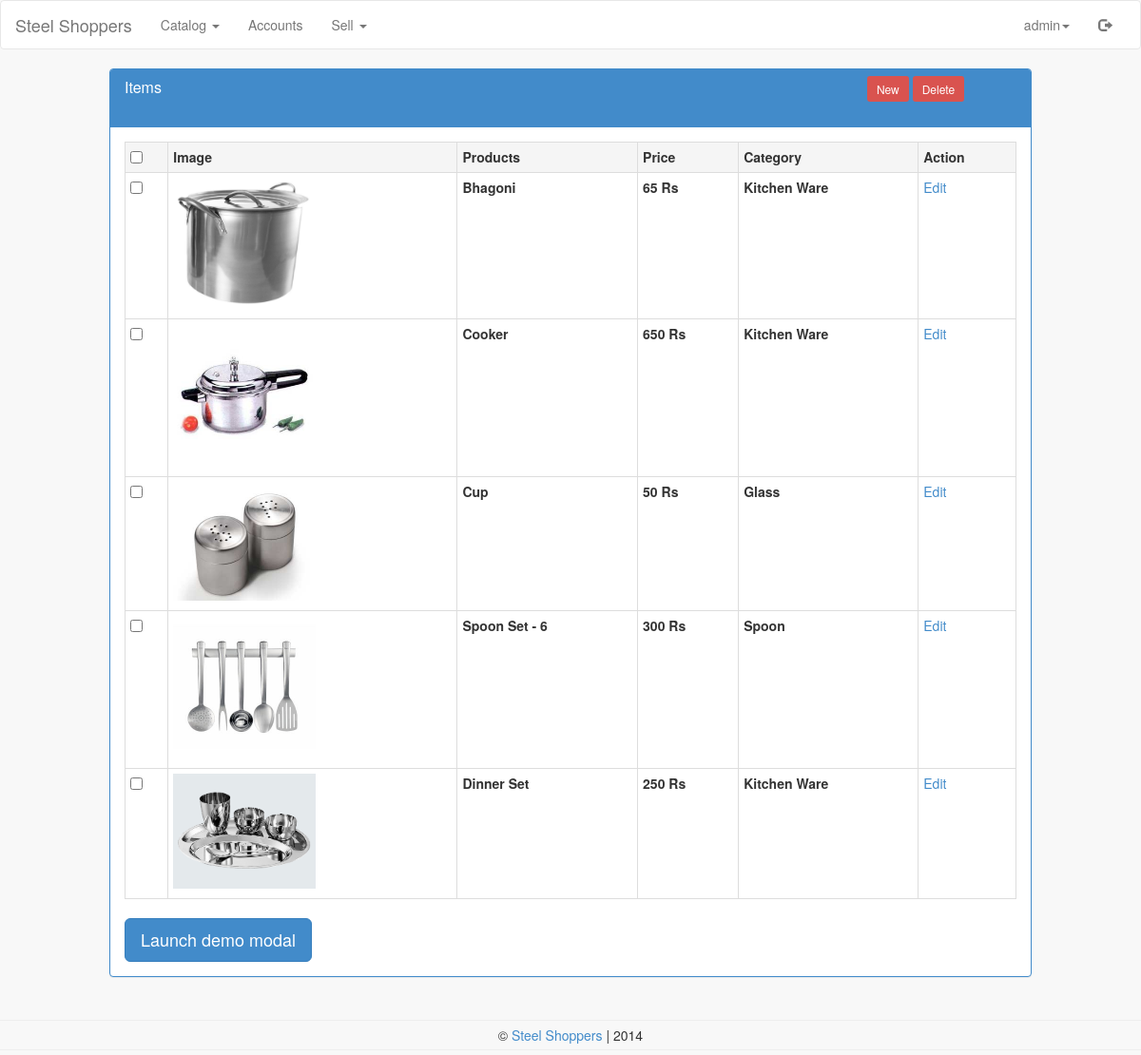
The app's page /admin/item.php (signed in) with its own data.
### tables this page shows
CREATE TABLE IF NOT EXISTS `ss_user` (
  `id` int(11) NOT NULL AUTO_INCREMENT,
  `username` varchar(20) NOT NULL,
  `password` varchar(64) NOT NULL,
  `salt` varchar(32) NOT NULL,
  `name` varchar(50) NOT NULL,
  `joined` datetime NOT NULL,
  `group` varchar(2) NOT NULL,
  `email` varchar(100) NOT NULL,
  `mobile` varchar(15) NOT NULL,
  `address` varchar(1000) NOT NULL,
  PRIMARY KEY (`id`)
);

CREATE TABLE IF NOT EXISTS `ss_item` (
  `id` int(50) NOT NULL AUTO_INCREMENT,
  `name` varchar(500) NOT NULL,
  `price` int(10) NOT NULL,
  `description` varchar(1000) DEFAULT NULL,
  `category` varchar(200) NOT NULL,
  `sub_category` varchar(10) DEFAULT NULL,
  `seller_id` int(10) DEFAULT NULL,
  `image` varchar(250) NOT NULL,
  PRIMARY KEY (`id`)
);

### classes/Config.php (called while the page is built)
<?php
class Config {
    public static function get($path = null) {
        if($path) {
            $config = $GLOBALS['config'];
            $path = explode('/', $path);
            foreach($path as $bit) {
                if(isset($config[$bit])) {
                    $config = $config[$bit];
                }
            }
            return $config;
        }
        return false;
    }
}

### classes/DB.php (called while the page is built, shortened)
<?php
class DB {
    private static $_instance = null;
    private $_pdo,
            $_query,
            $_error = false,
            $_results,
            $_count = 0;
    private function __construct() {
        try {
            $this->_pdo = new PDO('mysql:host=' . Config::get('mysql/host') . ';dbname=' . Config::get('mysql/db'), Config::get('mysql/username'), Config::get('mysql/password'));
        } catch(PDOException $e) {
            die($e->getMessage());
        }
    }
    public static function getInstance() {
        if(!isset(self::$_instance)) {
            self::$_instance = new DB();
        }
        return self::$_instance;
    }
    public function query($sql, $params = array()) {
        $this->_error = false;
        if($this->_query = $this->_pdo->prepare($sql)) {
            $x = 1;
            if(count($params)) {
                foreach($params as $param) {
                    $this->_query->bindValue($x, $param);
                    $x++;
                }
            }
            if($this->_query->execute()) {
                $this->_results = $this->_query->fetchAll(PDO::FETCH_OBJ);
                $this->_count = $this->_query->rowCount();
            } else {
                $this->_error = true;
            }
        }
        return $this;
    }
    public function action($action, $table, $where = array(), $limit = 30) {
        if(count($where) === 3) {
            $operators = array('=', '>', '<', '>=', '<=');
            $field = $where[0];
            $operator = $where[1];
            $value = $where[2];
            if(in_array($operator, $operators)) {
                $sql = "{$action} FROM {$table} WHERE {$field} {$operator} ? LIMIT {$limit}";
                if(!$this->query($sql, array($value))->error()) {
                    return $this;
                }
            }
        }
        return false;
    }
    public function get($table, $where) {
        return $this->action('SELECT *', $table, $where);
    }
    public function results() {
        return $this->_results;
    }
    public function first() {
        return $this->results()[0];
    }
    public function error() {
        return $this->_error;
    }
    public function count() {
        return $this->_count;
    }
}

### classes/User.php (called while the page is built, shortened)
<?php
class User {
    private $_db,
            $_data,
            $_sessionName,
            $_cookieName,
            $_isLoggedIn;
    public function __construct($user = null) {
        $this->_db = DB::getInstance();
        $this->_sessionName = Config::get('session/session_name');
        if(!$user) {
            if(Session::exists($this->_sessionName)) {
                $user = Session::get($this->_sessionName);
                if($this->find($user)) {
                    $this->_isLoggedIn = true;
                } else {
                }
            }
        } else {
            $this->find($user);
        }
    }
    public function find($user = null) {
        if($user) {
            $field = (is_numeric($user)) ? 'id' : 'username';
            $data = $this->_db->get('ss_user', array($field, '=', $user));
            if($data->count()) {
                $this->_data = $data->first();
                return true;
            }
        }
        return false;
    }
    public function data() {
        return $this->_data;
    }
    public function isLoggedIn() {
        return $this->_isLoggedIn;
    }
}

### classes/Session.php (called while the page is built, shortened)
<?php
class Session {
    public static function exists($name) {
        return (isset($_SESSION[$name])) ? true : false ;
    }
    public static function get($name) {
        return $_SESSION[$name];
    }
}

### admin/item.php (the view, shortened to what this page needs)
<?php
require_once 'header.php';
?>
    <div class="row">
        <div class="col-md-1"></div>
        <div class="col-md-10">
            <div class="panel panel-primary">
                <div class="panel-heading">
                    <div class="row">
                        <div class="col-sm-9">
                            <h3 class="panel-title">Items</h3>
                        </div>
                        <div class="col-sm-3">
                            <center>
                                <a href="add-item.php" class="btn-sm btn-danger">New</a>
                                <a onclick="$('#form').submit();" class="btn-sm btn-danger" style="cursor: pointer;">Delete</a>
                            </center>
                        </div>
                    </div>
                </div>
                <div class="panel-body">
                    <form action="#" method="post" id="form">
                        <table class="table table-bordered table-condensed table-hover">
                            <tr class="active">
                                <th><input type="checkbox" onclick="$('input[type*=\'checkbox\']').attr('checked', this.checked);"></th>
                                <th>Image</th>
                                <th>Products</th>
                                <th>Price</th>
                                <th>Category</th>
                                <th>Action</th>
                            </tr>
                            <?php
                            $db = DB::getInstance();
                            $data = $db->action('SELECT *', 'ss_item', array('1', '=', '1'));
                            $count = $data->count();
                            for($x = 0; $x<$count; $x++) {
                                ?>
                                <tr>
                                    <td><input type="checkbox" id="<?php echo $data->results()[$x]->id; ?>" name="id" value="<?php echo $data->results()[$x]->id; ?>"></td>
                                    <td>
                                        <label for="<?php echo $data->results()[$x]->id; ?>">
                                            <img src="../product-images/<?php echo $data->results()[$x]->image; ?>" width="150">
                                        </label>
                                    </td>
                                    <td><label for="<?php echo $data->results()[$x]->id; ?>"><?php echo $data->results()[$x]->name; ?></label></td>
                                    <td><label for="<?php echo $data->results()[$x]->id; ?>"><?php echo $data->results()[$x]->price; ?> Rs</label></td>
                                    <td><label for="<?php echo $data->results()[$x]->id; ?>"><?php echo $data->results()[$x]->category; ?></label></td>
                                    <td>
                                        <a href="edit-item.php?id=<?php echo $data->results()[$x]->id . "&name=" . $data->results()[$x]->name . "&price=" . $data->results()[$x]->price . "&category=" . $data->results()[$x]->category . "&description=" . $data->results()[$x]->description; ?>&#edit">
                                            Edit
                                        </a>
                                    </td>
                                </tr>
                            <?php   } ?>
                        </table>
                    </form>
                    <button type="button" class="btn btn-primary btn-lg" data-toggle="modal" data-target="#myModal">
                        Launch demo modal
                    </button>
                </div>
            </div>
        </div>
        <div class="col-md-1"></div>
    </div>
<?php
require_once 'footer.php';
?>

### admin/header.php (shortened to what this page needs)
<?php
if(file_exists('../config.php')) {
    require_once '../config.php';
} else {
    echo("Missing Configuration File.");
}
$user = new User();
?>
<!DOCTYPE html>
<html>
<head>
    <link rel="stylesheet" href="../css/bootstrap.min.css">
    <link rel="stylesheet" href="../css/style.css">
    <link rel="stylesheet" href="../css/modal.css">
</head>
<body>
<nav class="navbar navbar-default" role="navigation">
    <div class="container-fluid">
        <div class="navbar-header">
            <a class="navbar-brand" href="index.php">Steel Shoppers</a>
        </div>
        <div class="collapse navbar-collapse" id="bs-example-navbar-collapse-1">
            <ul class="nav navbar-nav">
                <li class="dropdown">
                    <a href="#" class="dropdown-toggle" data-toggle="dropdown">Catalog <span class="caret"></span></a>
                </li>
                <li><a href="users.php">Accounts </a></li>
                <li class="dropdown">
                    <a href="#" class="dropdown-toggle" data-toggle="dropdown">Sell <span class="caret"></span></a>
                </li>
            </ul>
            <ul class="nav navbar-nav navbar-right">
                <?php
                if($user->isLoggedIn()) {
                    ?>
                    <li class="dropdown">
                        <a href="#" class="dropdown-toggle" data-toggle="dropdown"><?php echo $user->data()->username; ?><span class="caret"></span></a>
                    </li>
                <?php
                }
                ?>
                <li>
                    <?php
                    if($user->isLoggedIn()) {
                        echo '<a href="' . HTTP_SERVER . 'logout.php"><span class="glyphicon glyphicon-log-out"></span></a>';
                    } else {
                        echo '<a href="' . HTTP_SERVER . 'login.php"><span class="glyphicon glyphicon-log-in"></span></a>';
                    }
                    ?>
                </li>
            </ul>
        </div>
    </div>
</nav>
<div class="container-fluid">

### css/style.css (style rules this page uses)
body { background-color: #f8f8f8; }
nav { background-color: #fff !important; }
.row { margin-bottom: 20px !important; }

### records on screen
ss_user: username "admin"
ss_item: image (picture), name "Bhagoni", price "65", category "Kitchen Ware"
ss_item: image (picture), name "Cooker", price "650", category "Kitchen Ware"
ss_item: image (picture), name "Cup", price "50", category "Glass"
ss_item: image (picture), name "Spoon Set - 6", price "300", category "Spoon"
ss_item: image (picture), name "Dinner Set", price "250", category "Kitchen Ware"
